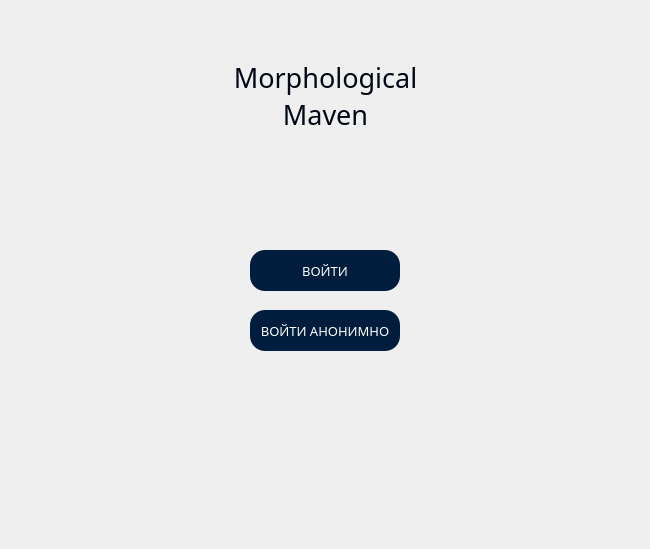
<?xml version="1.0" encoding="UTF-8"?>
<ui version="4.0">
 <class>Form</class>
 <widget class="QWidget" name="Form">
  <property name="geometry">
   <rect>
    <x>0</x>
    <y>0</y>
    <width>650</width>
    <height>549</height>
   </rect>
  </property>
  <property name="windowTitle">
   <string>Form</string>
  </property>
  <property name="styleSheet">
   <string notr="true"/>
  </property>
  <widget class="QPushButton" name="anonym_enter_btn">
   <property name="geometry">
    <rect>
     <x>250</x>
     <y>310</y>
     <width>150</width>
     <height>41</height>
    </rect>
   </property>
   <property name="font">
    <font>
     <family>Object Sans Heavy</family>
     <pointsize>10</pointsize>
    </font>
   </property>
   <property name="styleSheet">
    <string notr="true">color:#FFFFFF;background:#001D3D;border-radius:15px;font-family:&quot;Object Sans Heavy&quot;;</string>
   </property>
   <property name="text">
    <string>ВОЙТИ АНОНИМНО</string>
   </property>
  </widget>
  <widget class="QPushButton" name="main_enter_btn">
   <property name="geometry">
    <rect>
     <x>250</x>
     <y>250</y>
     <width>150</width>
     <height>41</height>
    </rect>
   </property>
   <property name="font">
    <font>
     <family>Object Sans Heavy</family>
     <pointsize>10</pointsize>
    </font>
   </property>
   <property name="styleSheet">
    <string notr="true">color:#FFFFFF;background:#001D3D;border-radius:15px;font-family:&quot;Object Sans Heavy&quot;;</string>
   </property>
   <property name="text">
    <string>ВОЙТИ</string>
   </property>
  </widget>
  <widget class="QLabel" name="label">
   <property name="geometry">
    <rect>
     <x>0</x>
     <y>50</y>
     <width>651</width>
     <height>91</height>
    </rect>
   </property>
   <property name="font">
    <font>
     <family>Donpoligrafbum</family>
     <pointsize>20</pointsize>
    </font>
   </property>
   <property name="styleSheet">
    <string notr="true">background: transparent; font-family:&quot;Donpoligrafbum&quot;;color:#000814</string>
   </property>
   <property name="text">
    <string>Morphological
Maven</string>
   </property>
   <property name="alignment">
    <set>Qt::AlignCenter</set>
   </property>
   <property name="wordWrap">
    <bool>true</bool>
   </property>
  </widget>
  <widget class="QLabel" name="image">
   <property name="geometry">
    <rect>
     <x>300</x>
     <y>400</y>
     <width>50</width>
     <height>50</height>
    </rect>
   </property>
   <property name="text">
    <string/>
   </property>
  </widget>
 </widget>
 <resources/>
 <connections/>
</ui>
